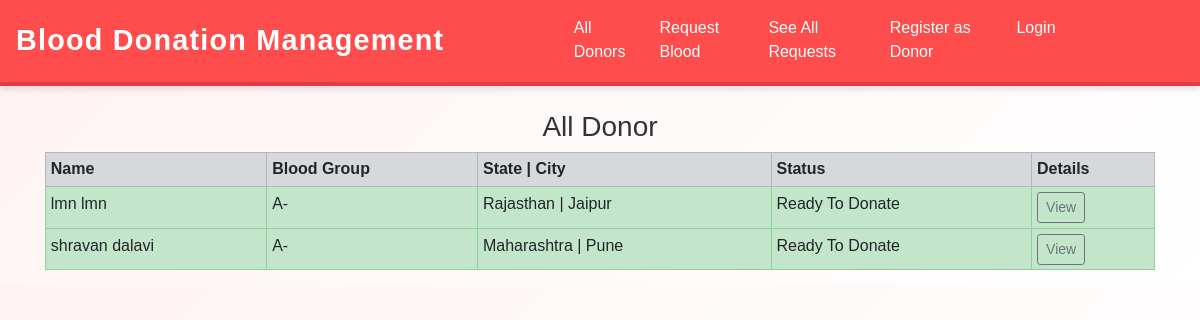
Screenshot of /donors_list/2/ with the database file from the repository.
### home/models.py (models this page shows, shortened)
class Donor(models.Model):
    donor = models.OneToOneField(User, on_delete=models.CASCADE, blank=True, null=True)
    date_of_birth = models.CharField(max_length=100)
    phone = models.CharField(max_length=10)
    city = models.CharField(max_length=100)
    state = models.CharField(max_length=100)
    address = models.TextField(max_length=500, default="")
    blood_group = models.ForeignKey(BloodGroup, on_delete=models.CASCADE)
    gender = models.CharField(max_length=10)
    image = models.ImageField(upload_to="")
    ready_to_donate = models.BooleanField(default=True)

class BloodGroup(models.Model):
    name = models.CharField(max_length=5)
    def __str__(self):
        return self.name

### home/views.py (the view)
# urls.py: path("donors_list/<int:myid>/", views.donors_list, name="donors_list"),
def donors_list(request, myid):
    blood_groups = BloodGroup.objects.filter(id=myid).first()
    donor = Donor.objects.filter(blood_group=blood_groups)
    return render(request, "donors_list.html", {'donor':donor})

### home/templates/donors_list.html (shortened to what this page needs)
{% extends 'base.html' %}
{% block body %}
<div class="container">
{% if donor %}
<h3 class="text-center">All Donor</h3>
<table class="table table-sm table-bordered">
  <tr class="table-secondary">
    <th>Name</th>
    <th>Blood Group</th>
    <th>State | City</th>
    <th>Status</th>
    <th>Details</th>
  </tr>
  {% for i in donor %}
    {% if i.ready_to_donate %}
      <tr class="table-success">
        <td>{{i.donor.get_full_name}}</td>
        <td>{{i.blood_group}}</td>
        <td>{{i.state}} | {{i.city}}</td>
        <td>Ready To Donate</td>
        <td><a href="/donors_details/{{i.id}}/" class="btn btn-sm btn-outline-secondary">View</a></td>
      </tr>
    {% endif %}
  {% endfor %}
</table>
{% else %}
<h2>No Donor Available</h2>
{% endif %}
</div>
{% endblock %}

### home/templates/base.html (style rules this page uses)
body { font-family: 'Poppins', sans-serif; background: linear-gradient(135deg, #fef3f3, #ffffff); color: #333333; overflow-x: hidden; }
html { scroll-behavior: smooth; }

### rows the page displays
Donor: donor.get_full_name "lmn lmn", blood_group "A-", state "Rajasthan", city "Jaipur"
Donor: donor.get_full_name "shravan dalavi", blood_group "A-", state "Maharashtra", city "Pune"
